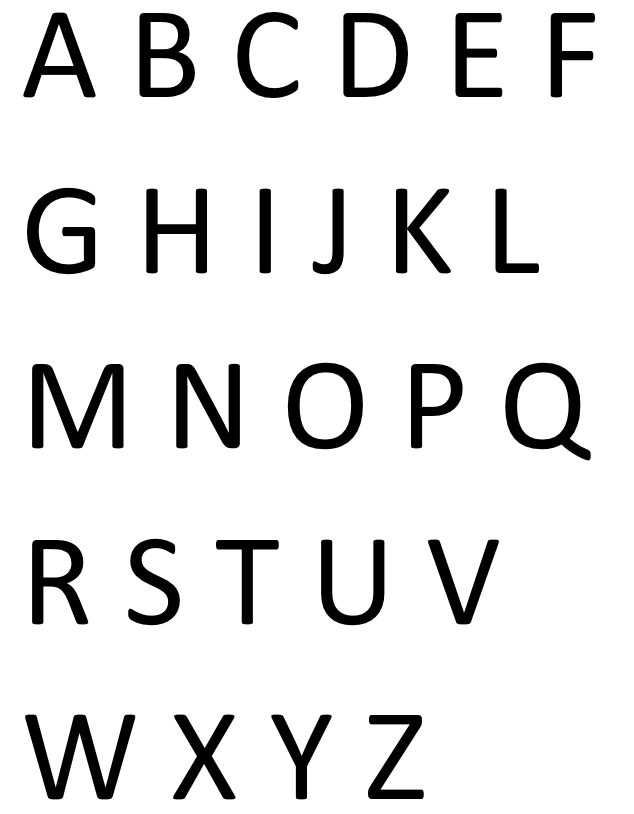
%> input picture img/alpha.PNG, 634 x 814 px
$ octave main.m   (GNU Octave 9; MATLAB toolbox functions it lacks are replaced by stand-ins)
%> lines starting %> are read from the running program, lines starting %| are printed output that depends on the picture; in (x1, y1, x2, y2) boxes, pixels count from 0 and x2, y2 are one past the last pixel; in counts of white or black regions, pixels touching at a corner belong together; the program's own positions count from 1
### Gestion des lignes/lines.m
function [fl re]=lines(im_texto)
% [8 lines of commented-out code are left out]
im_texto=clip(im_texto);
num_filas=size(im_texto,1);
for s=1:num_filas
    if sum(im_texto(s,:))==0
        nm=im_texto(1:s-1, :); % First line matrix
        rm=im_texto(s:end, :);% Remain line matrix
        fl = clip(nm);
        re=clip(rm);
        %*-*-*Uncomment lines below to see the result*-*-*-*-
        %         subplot(2,1,1);imshow(fl);
        %         subplot(2,1,2);imshow(re);
        break
    else
        fl=im_texto;%Only one line.
        re=[ ];
    end
end

function img_out=clip(img_in)
[f c]=find(img_in);
img_out=img_in(min(f):max(f),min(c):max(c));%Crops image

### tmpTestAdaptSize/main.m
%%
clear all; close all; clc
% On a joué sur le size de l'image d'input (x20)
% et pour que l image de sortie ne soit pas grande, on l'a fait un resize (x1/20)
imgATester =  double((imread('../img/alpha.PNG')))/255;
%> imgATester: size 814x634x3 double; min 0, max 1, mean 0.896

% Region d'interet
imgATesterBW = ~im2bw(imgATester);
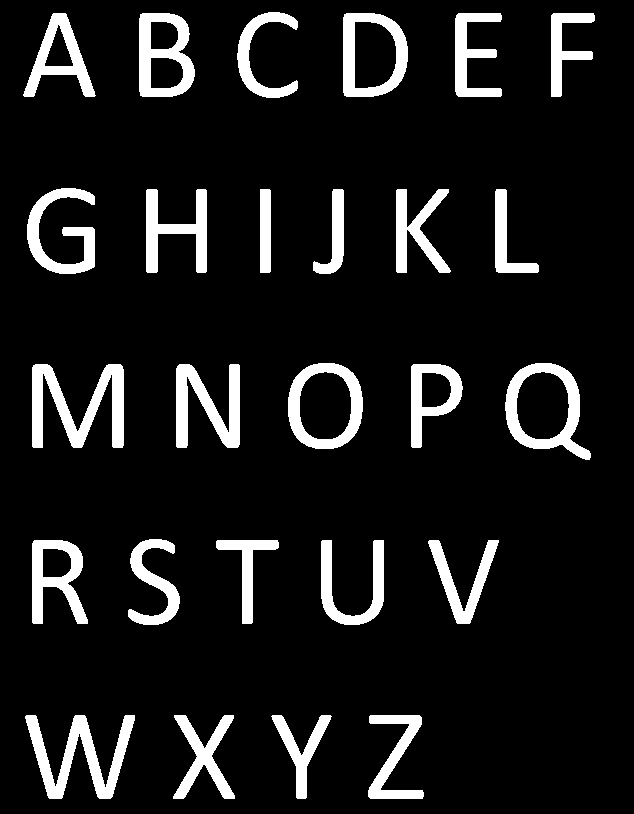
%> imgATesterBW: size 814x634 logical; 10.5% white; 26 white regions, largest, box (x1, y1, x2, y2) and area: (32, 364, 124, 448) 3611, (25, 715, 135, 799) 3413, (176, 364, 240, 448) 2801

[fl re]=lines(imgATesterBW);
%> in clip, `[f c]=find(img_in);`: f = 54059 values from 13 to 799; c = 54059 values from 24 to 595
%> in clip, `img_out=img_in(min(f):max(f),min(c):max(c));`:
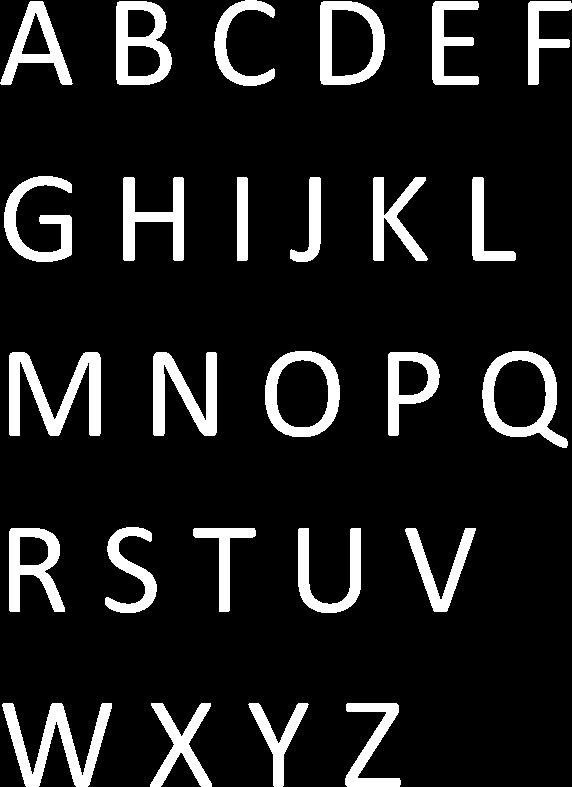
%> img_out: size 787x572 logical; 12% white; 26 white regions, largest, box (x1, y1, x2, y2) and area: (9, 352, 101, 436) 3611, (2, 703, 112, 787) 3413, (153, 352, 217, 436) 2801
%> after the loop in lines, `for s=1:num_filas`:
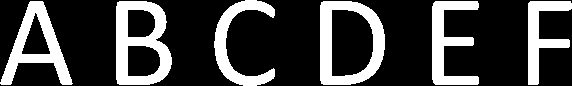
%> fl: size 86x572 logical; 25% white; 6 white regions, box (x1, y1, x2, y2) and area: (116, 1, 172, 85) 2580, (320, 1, 385, 85) 2465, (0, 1, 73, 85) 2127, (432, 1, 479, 85) 1884, (214, 0, 275, 86) 1711, (528, 1, 572, 85) 1521
%> after the loop in lines, `for s=1:num_filas`:
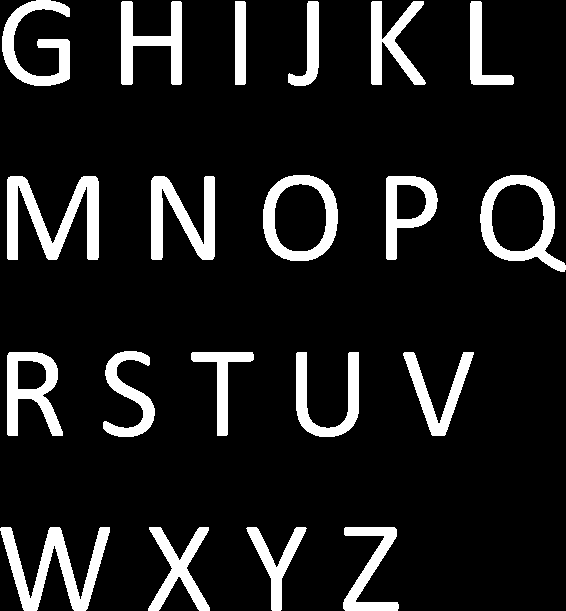
%> re: size 611x566 logical; 12.1% white; 20 white regions, largest, box (x1, y1, x2, y2) and area: (7, 176, 99, 260) 3611, (0, 527, 110, 611) 3413, (151, 176, 215, 260) 2801
%> after the loop in lines, `for s=1:num_filas`:
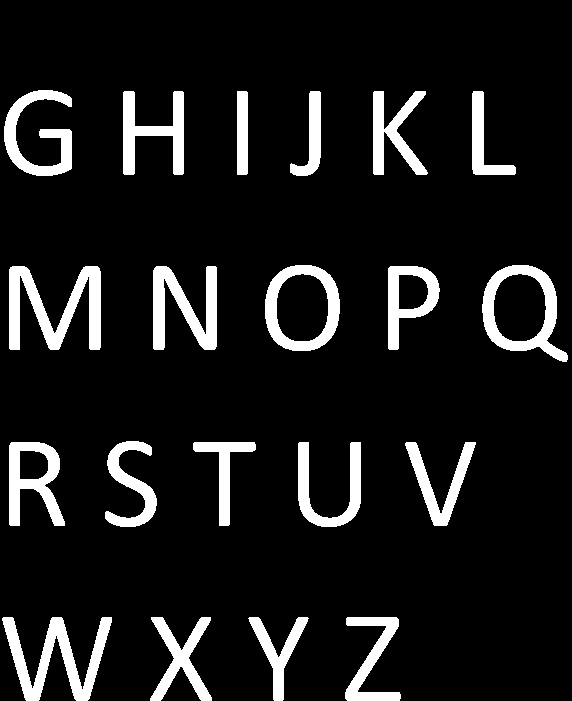
%> rm: size 701x572 logical; 10.4% white; 20 white regions, largest, box (x1, y1, x2, y2) and area: (9, 266, 101, 350) 3611, (2, 617, 112, 701) 3413, (153, 266, 217, 350) 2801
subplot(3,1,1);imshow(imgATester);title('INPUT IMAGE')
subplot(3,1,2);imshow(fl);title('FIRST LINE')
subplot(3,1,3);imshow(re);title('REMAIN LINES')
% [6 lines of commented-out code are left out]
%%
% [9 lines of commented-out code are left out]

$ run again, with img/TEXT.PNG copied over img/alpha.PNG
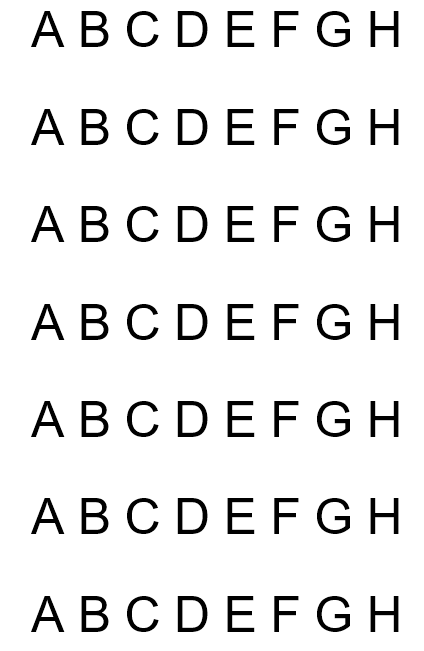
%> input picture img/TEXT.PNG, 424 x 651 px
%> `imgATesterBW = ~im2bw(imgATester);`:
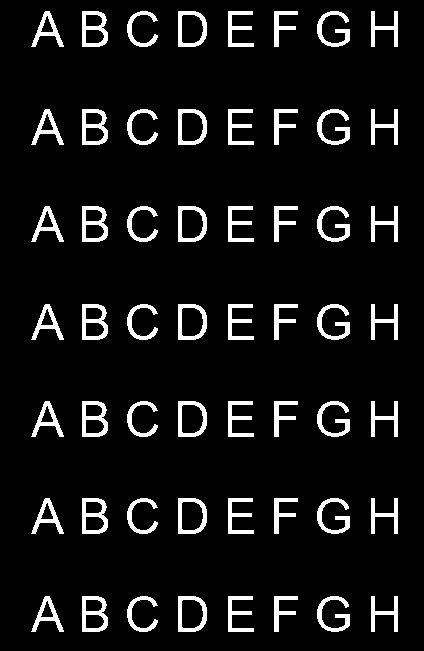
%> imgATesterBW: size 651x424 logical; 8% white; 56 white regions, largest, box (x1, y1, x2, y2) and area: (82, 11, 108, 47) 477, (82, 109, 108, 145) 477, (82, 206, 108, 242) 477
%> f = 22127 values from 12 to 632; c = 22127 values from 32 to 398
%> img_out: size 621x367 logical; 9.7% white; 56 white regions, largest, box (x1, y1, x2, y2) and area: (51, 0, 77, 36) 477, (51, 98, 77, 134) 477, (51, 195, 77, 231) 477
%> after the loop in lines, `for s=1:num_filas`:
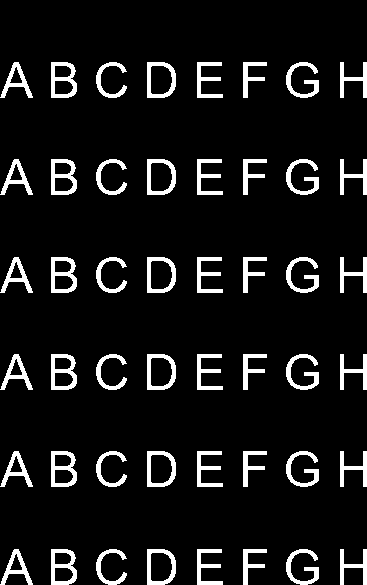
%> rm: size 585x367 logical; 8.8% white; 48 white regions, largest, box (x1, y1, x2, y2) and area: (51, 62, 77, 98) 477, (51, 159, 77, 195) 477, (51, 257, 77, 293) 477

$ run again, with img/foret.PNG copied over img/alpha.PNG
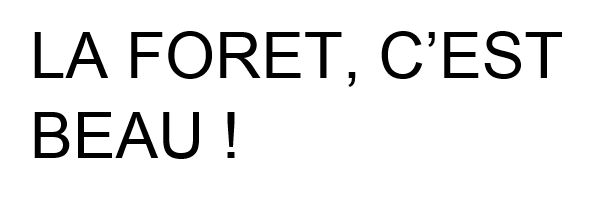
%> input picture img/foret.PNG, 589 x 203 px
%> `imgATesterBW = ~im2bw(imgATester);`:
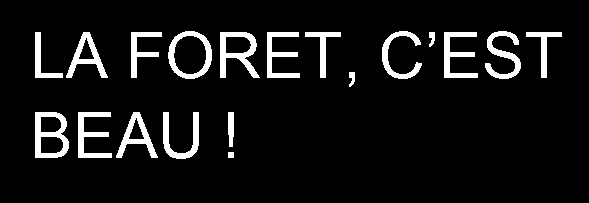
%> imgATesterBW: size 203x589 logical; 8% white; 19 white regions, largest, box (x1, y1, x2, y2) and area: (35, 112, 69, 158) 805, (220, 32, 260, 78) 792, (168, 31, 212, 79) 711
%> f = 9569 values from 32 to 159; c = 9569 values from 36 to 562
%> img_out: size 128x527 logical; 14.2% white; 19 white regions, largest, box (x1, y1, x2, y2) and area: (0, 81, 34, 127) 805, (185, 1, 225, 47) 792, (133, 0, 177, 48) 711
%> after the loop in lines, `for s=1:num_filas`:
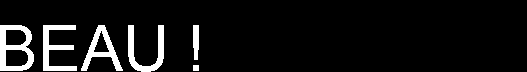
%> rm: size 72x527 logical; 7.8% white; 6 white regions, box (x1, y1, x2, y2) and area: (0, 25, 34, 71) 805, (43, 25, 77, 71) 676, (128, 25, 164, 72) 642, (81, 25, 123, 71) 628, (193, 25, 199, 60) 188, (193, 65, 199, 71) 36
